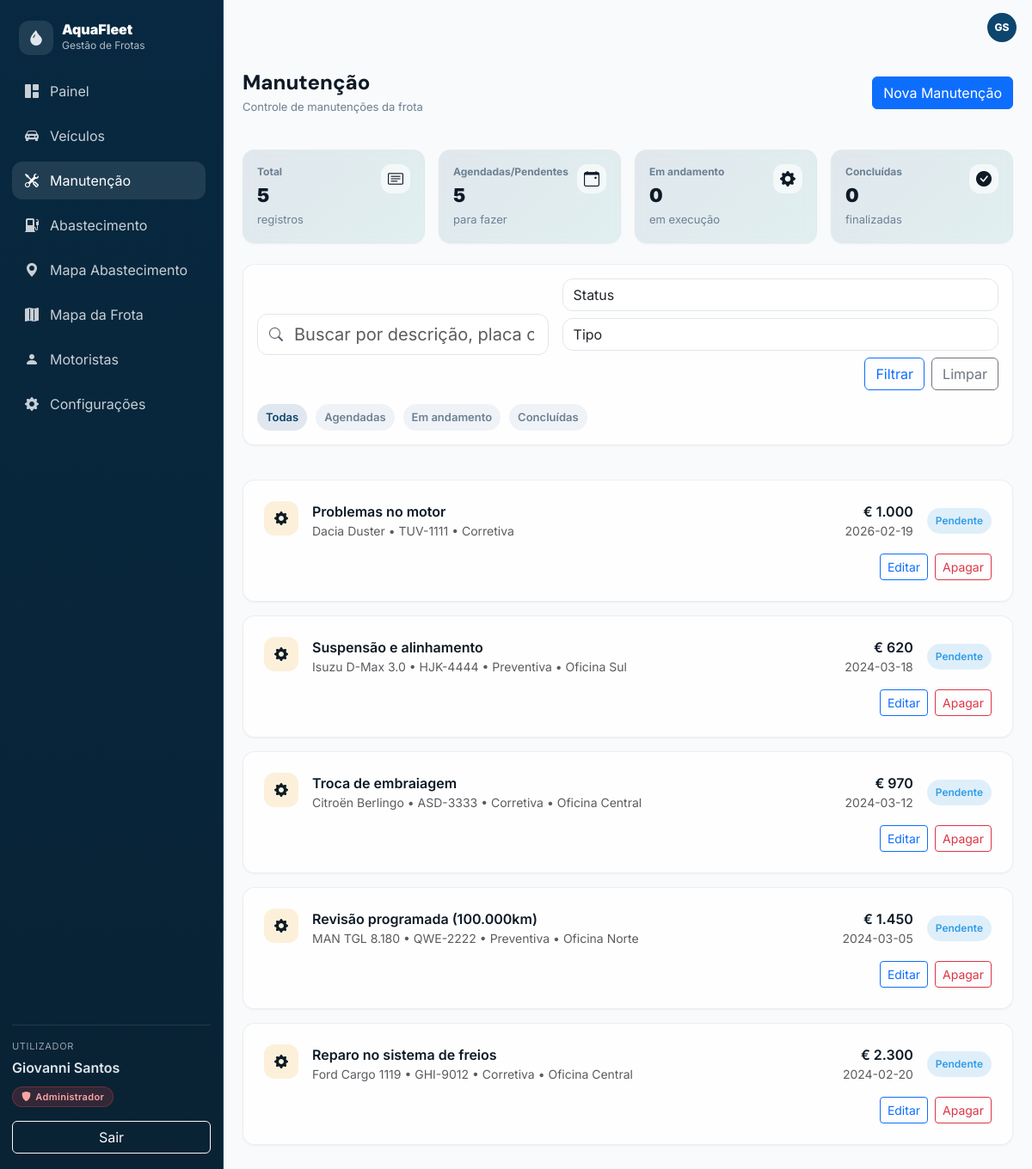
The page /manutencao/index.php (signed in) on the database its author committed.
### tables this page shows
CREATE TABLE `manutencoes` (
  `id` int(10) UNSIGNED NOT NULL,
  `viatura_id` int(10) UNSIGNED NOT NULL,
  `tipo` enum('Preventiva','Corretiva','Inspeção','Pneus','Óleo','Outro') NOT NULL DEFAULT 'Outro',
  `descricao` varchar(255) NOT NULL,
  `data_inicio` date NOT NULL,
  `data_fim` date DEFAULT NULL,
  `custo` decimal(10,2) DEFAULT NULL,
  `oficina` varchar(120) DEFAULT NULL,
  `status` enum('Agendada','Pendente','Em andamento','Concluída','Cancelada') NOT NULL DEFAULT 'Agendada',
  `criado_em` timestamp NOT NULL DEFAULT current_timestamp()
);

CREATE TABLE `viaturas` (
  `id` int(10) UNSIGNED NOT NULL,
  `matricula` varchar(20) NOT NULL,
  `marca_modelo` varchar(120) NOT NULL,
  `tipo` enum('Ligeiro','Pick-up','Carrinha','Camião','Elétrico','Outro') NOT NULL DEFAULT 'Ligeiro',
  `combustivel` enum('Diesel','Gasolina','Elétrico','Híbrido','Outro') NOT NULL DEFAULT 'Diesel',
  `quilometragem` int(10) UNSIGNED NOT NULL DEFAULT 0,
  `estado` enum('Disponível','Atribuída','Em Manutenção','Inativo') NOT NULL DEFAULT 'Disponível',
  `observacoes` text DEFAULT NULL,
  `infraestrutura_id` int(11) DEFAULT NULL,
  `criado_em` timestamp NOT NULL DEFAULT current_timestamp(),
  `atualizado_em` timestamp NOT NULL DEFAULT current_timestamp() ON UPDATE current_timestamp()
);

### inc/auth.php (called while the page is built, shortened)
<?php
function perfil_atual(): string {
  return strtolower(trim($_SESSION['user_perfil'] ?? 'operario'));
}

### manutencao/index.php (the view, shortened to what this page needs)
<?php
require_once __DIR__ . "/../inc/auth.php";
require_once __DIR__ . "/../inc/database.php";
require_once __DIR__ . "/../inc/header.php";
function h($s) { return htmlspecialchars((string)$s, ENT_QUOTES, 'UTF-8'); }
function qs(array $extra = []) {
  $base = $_GET;
  foreach ($extra as $k => $v) {
    if ($v === null) unset($base[$k]);
    else $base[$k] = $v;
  }
  $q = http_build_query($base);
  return $q ? ('?' . $q) : '';
}
function pillClassMan($status) {
  $e = mb_strtolower(trim((string)$status));
  if ($e === 'agendada' || $e === 'pendente' || $e === 'scheduled') return 'pill-info';
  return 'pill-info';
}
$q = trim($_GET['q'] ?? '');
$status = trim($_GET['status'] ?? '');
$kpiTotal = 0;
$kpiAg = 0;
$kpiAnd = 0;
$kpiConc = 0;
$rows = [];
$r1 = mysqli_query($ligacao, "SELECT COUNT(*) AS t FROM manutencoes");
if ($r1) $kpiTotal = (int)(mysqli_fetch_assoc($r1)['t'] ?? 0);
$r2 = mysqli_query($ligacao, "SELECT COUNT(*) AS t FROM manutencoes WHERE status IN ('Agendada','Pendente','scheduled')");
if ($r2) $kpiAg = (int)(mysqli_fetch_assoc($r2)['t'] ?? 0);
$r3 = mysqli_query($ligacao, "SELECT COUNT(*) AS t FROM manutencoes WHERE status IN ('Em andamento','in-progress')");
if ($r3) $kpiAnd = (int)(mysqli_fetch_assoc($r3)['t'] ?? 0);
$r4 = mysqli_query($ligacao, "SELECT COUNT(*) AS t FROM manutencoes WHERE status IN ('Concluída','Concluida','Concluído','Concluido')");
if ($r4) $kpiConc = (int)(mysqli_fetch_assoc($r4)['t'] ?? 0);
$sql = "SELECT
          m.id, m.viatura_id, m.tipo, m.descricao, m.data_inicio, m.data_fim, m.custo, m.oficina, m.status, m.criado_em,
          v.matricula, v.marca_modelo
        FROM manutencoes m
        LEFT JOIN viaturas v ON v.id = m.viatura_id";
$sql .= " ORDER BY m.data_inicio DESC, m.id DESC";
$res = mysqli_query($ligacao, $sql);
if ($res) while ($row = mysqli_fetch_assoc($res)) $rows[] = $row;
?>
<div class="page-max-6xl space-y-6">
  <div class="d-flex flex-column flex-md-row align-items-start align-items-md-center justify-content-between gap-3">
    <div>
      <h1 class="page-title">Manutenção</h1>
      <div class="page-subtitle">Controle de manutenções da frota</div>
    </div>
    <div class="d-flex align-items-center gap-2 flex-wrap">
      <?php if (in_array(perfil_atual(), ['admin', 'gestor'], true)): ?>
        <a href="create.php" class="btn btn-primary">Nova Manutenção</a>
      <?php endif; ?>
    </div>
  </div>
  <div class="row g-3">
    <div class="col-12 col-sm-6 col-lg-3">
      <div class="glass-card stat-gradient p-3 h-100">
        <div class="d-flex justify-content-between align-items-start">
          <div>
            <div class="kpi-label">Total</div>
            <div class="kpi-value"><?php echo (int)$kpiTotal; ?></div>
            <div class="kpi-sub">registros</div>
          </div>
          <div class="kpi-ico"><i class="bi bi-card-text"></i></div>
        </div>
      </div>
    </div>
    <div class="col-12 col-sm-6 col-lg-3">
      <div class="glass-card stat-gradient p-3 h-100">
        <div class="d-flex justify-content-between align-items-start">
          <div>
            <div class="kpi-label">Agendadas/Pendentes</div>
            <div class="kpi-value"><?php echo (int)$kpiAg; ?></div>
            <div class="kpi-sub">para fazer</div>
          </div>
          <div class="kpi-ico"><i class="bi bi-calendar-event"></i></div>
        </div>
      </div>
    </div>
    <div class="col-12 col-sm-6 col-lg-3">
      <div class="glass-card stat-gradient p-3 h-100">
        <div class="d-flex justify-content-between align-items-start">
          <div>
            <div class="kpi-label">Em andamento</div>
            <div class="kpi-value"><?php echo (int)$kpiAnd; ?></div>
            <div class="kpi-sub">em execução</div>
          </div>
          <div class="kpi-ico"><i class="bi bi-gear-fill"></i></div>
        </div>
      </div>
    </div>
    <div class="col-12 col-sm-6 col-lg-3">
      <div class="glass-card stat-gradient p-3 h-100">
        <div class="d-flex justify-content-between align-items-start">
          <div>
            <div class="kpi-label">Concluídas</div>
            <div class="kpi-value"><?php echo (int)$kpiConc; ?></div>
            <div class="kpi-sub">finalizadas</div>
          </div>
          <div class="kpi-ico"><i class="bi bi-check-circle-fill"></i></div>
        </div>
      </div>
    </div>
  </div>
  <div class="glass-card p-3">
    <div class="d-flex flex-column flex-lg-row gap-3 align-items-stretch align-items-lg-center">
      <div class="flex-grow-1">
        <div class="searchbox">
          <span class="search-ico"><i class="bi bi-search"></i></span>
          <input
            type="text"
            class="form-control form-control-lg"
            name="q"
            form="filtersForm"
            placeholder="Buscar por descrição, placa ou veículo..."
            value="<?php echo h($q); ?>"
          >
        </div>
      </div>
      <form id="filtersForm" method="get" class="d-flex gap-2 flex-wrap justify-content-lg-end">
        <select class="form-select" name="status" style="min-width: 180px;">
          <option value="">Status</option>
        </select>
        <select class="form-select" name="tipo" style="min-width: 170px;">
          <option value="">Tipo</option>
        </select>
        <button class="btn btn-outline-primary" type="submit">Filtrar</button>
        <a class="btn btn-outline-secondary" href="index.php">Limpar</a>
      </form>
    </div>
    <div class="chips mt-3">
      <a class="chip <?php echo ($status==='' ? 'active' : ''); ?>" href="index.php<?php echo qs(['status'=>null]); ?>">Todas</a>
      <a class="chip <?php echo ($status==='Agendada' ? 'active' : ''); ?>" href="index.php<?php echo qs(['status'=>'Agendada']); ?>">Agendadas</a>
      <a class="chip <?php echo ($status==='Em andamento' ? 'active' : ''); ?>" href="index.php<?php echo qs(['status'=>'Em andamento']); ?>">Em andamento</a>
      <a class="chip <?php echo ($status==='Concluída' ? 'active' : ''); ?>" href="index.php<?php echo qs(['status'=>'Concluída']); ?>">Concluídas</a>
    </div>
  </div>
  <div class="row g-3">
    <?php if (count($rows) > 0): ?>
      <?php foreach ($rows as $m): ?>
        <?php
          $mid = (int)$m['id'];
          $desc = (string)($m['descricao'] ?? 'Manutenção');
          $tipoM = (string)($m['tipo'] ?? '—');
          $ini = (string)($m['data_inicio'] ?? '—');
          $custo = (float)($m['custo'] ?? 0);
          $oficina = (string)($m['oficina'] ?? '');
          $st = (string)($m['status'] ?? '—');
          $pill = pillClassMan($st);
          $mat = (string)($m['matricula'] ?? '-');
          $nomeV = (string)($m['marca_modelo'] ?? '');
        ?>
        <div class="col-12">
          <div class="glass-card p-4">
            <div class="d-flex align-items-start justify-content-between gap-3">
              <div class="d-flex gap-3 align-items-start">
                <div class="list-ico warn" style="width:40px;height:40px;"><i class="bi bi-gear-fill"></i></div>
                <div class="min-w-0">
                  <div class="fw-semibold"><?php echo h($desc); ?></div>
                  <div class="small text-muted">
                    <?php echo h($nomeV ?: 'Veículo'); ?> • <?php echo h($mat); ?>
                    • <?php echo h($tipoM); ?>
                    <?php if ($oficina !== ''): ?> • <?php echo h($oficina); ?><?php endif; ?>
                  </div>
                </div>
              </div>
              <div class="d-flex align-items-center gap-3 flex-wrap justify-content-end">
                <div class="text-end">
                  <div class="fw-semibold">€ <?php echo number_format($custo, 0, ',', '.'); ?></div>
                  <div class="small text-muted">
                    <?php echo h($ini); ?>
                  </div>
                </div>
                <span class="pill <?php echo h($pill); ?>"><?php echo h($st); ?></span>
              </div>
            </div>
            <div class="d-flex justify-content-end gap-2 mt-3">
              <?php if (in_array(perfil_atual(), ['admin', 'gestor'], true)): ?>
                <a class="btn btn-sm btn-outline-primary" href="edit.php?id=<?php echo $mid; ?>">Editar</a>
                <a class="btn btn-sm btn-outline-danger" href="delete.php?id=<?php echo $mid; ?>">Apagar</a>
              <?php endif; ?>
            </div>
          </div>
        </div>
      <?php endforeach; ?>
    <?php else: ?>
      <div class="col-12">
        <div class="glass-card p-4 text-center text-muted">Nenhuma manutenção encontrada.</div>
      </div>
    <?php endif; ?>
  </div>
</div>
<?php
require_once __DIR__ . "/../inc/footer.php";
?>

### css/style_css/style.css (style rules this page uses)
:root { --background: hsl(210 20% 98%); --foreground: hsl(210 50% 10%); --card: hsl(0 0% 100%); --border: hsl(210 20% 90%); --primary: hsl(205 80% 24%); --muted: hsl(210 20% 94%); --muted-foreground: hsl(210 15% 50%); --success: hsl(152 60% 40%); --warning: hsl(38 92% 50%); --info: hsl(205 80% 55%); --danger: hsl(0 72% 51%); --sidebar: hsl(205 80% 14%); --sidebar-accent: hsl(205 70% 20%); --sidebar-foreground: hsl(210 20% 90%); --radius: 14px; }
* { box-sizing: border-box; }
body { background: var(--background); color: var(--foreground); font-family: Inter, sans-serif; margin:0; }
h1,h2,h3,h4,h5,h6 { font-family: "DM Sans", sans-serif; }
.page-max-6xl { max-width: 1152px; margin: 0 auto; }
.space-y-6 > * + * { margin-top: 24px; }
.page-title { font-size:24px; font-weight:800; margin:0; }
.page-subtitle { color: var(--muted-foreground); font-size:13px; margin-top:4px; }
.glass-card { background: rgba(255,255,255,.80); backdrop-filter: blur(8px); border: 1px solid rgba(226,232,240,.7); box-shadow: 0 1px 2px rgba(15,23,42,.05); border-radius: 14px; }
.stat-gradient { background: linear-gradient(135deg, rgba(13,71,121,.10), rgba(13,148,136,.10)); }
.pill { display:inline-flex; align-items:center; gap:6px; padding: 6px 10px; border-radius: 999px; font-size:12px; font-weight:600; white-space:nowrap; }
.pill-info { background: rgba(52,152,219,.15); color: var(--info); }
.form-control, .form-select { border-radius: 12px; border-color: var(--border); background: rgba(255,255,255,.92); }
.min-w-0 { min-width: 0; }
.searchbox { position: relative; }
.search-ico { position:absolute; left:14px; top:50%; transform: translateY(-50%); opacity:.7; }
.searchbox .form-control { padding-left: 42px; }
.chips { display:flex; flex-wrap: wrap; gap: 10px; }
.chip { display:inline-flex; align-items:center; padding: 6px 10px; border-radius: 999px; background: rgba(226,232,240,.55); color: var(--muted-foreground); text-decoration:none; font-weight:600; font-size: 13px; }
.chip.active { background: rgba(13,71,121,.12); color: var(--primary); }
.kpi-label { font-size: 12px; color: var(--muted-foreground); font-weight: 700; }
.kpi-value { font-size: 22px; font-weight: 900; margin-top: 2px; }
.kpi-sub { font-size: 13px; color: var(--muted-foreground); margin-top: 2px; }
.kpi-ico { width: 34px; height: 34px; border-radius: 12px; background: rgba(255,255,255,.6); display:flex; align-items:center; justify-content:center; font-size: 16px; }
.list-ico { width: 34px; height: 34px; border-radius: 12px; background: rgba(52,152,219,.15); display:flex; align-items:center; justify-content:center; font-size: 15px; }
.list-ico.warn { background: rgba(245,158,11,.15); }
html, body { height: 100%; }
body { margin: 0; overflow: hidden; }
.brand-badge i, .nav-ico i, .kpi-ico i, .list-ico i, .driver-ico i, .icon-box i { line-height: 1; display: inline-flex; align-items: center; justify-content: center; }
.kpi-ico i { font-size: 18px; }
.list-ico i { font-size: 16px; }

### rows shown on the page
manutencoes: descricao "Problemas no motor", viatura.marca_modelo "Dacia Duster", viatura.matricula "TUV-1111", tipo "Corretiva", custo "1.000", data_inicio "2026-02-19", status "Pendente"
manutencoes: descricao "Suspensão e alinhamento", viatura.marca_modelo "Isuzu D-Max 3.0", viatura.matricula "HJK-4444", tipo "Preventiva", oficina "Oficina Sul", custo "620", data_inicio "2024-03-18", status "Pendente"
manutencoes: descricao "Troca de embraiagem", viatura.marca_modelo "Citroën Berlingo", viatura.matricula "ASD-3333", tipo "Corretiva", oficina "Oficina Central", custo "970", data_inicio "2024-03-12", status "Pendente"
manutencoes: descricao "Revisão programada (100.000km)", viatura.marca_modelo "MAN TGL 8.180", viatura.matricula "QWE-2222", tipo "Preventiva", oficina "Oficina Norte", custo "1.450", data_inicio "2024-03-05", status "Pendente"
manutencoes: descricao "Reparo no sistema de freios", viatura.marca_modelo "Ford Cargo 1119", viatura.matricula "GHI-9012", tipo "Corretiva", oficina "Oficina Central", custo "2.300", data_inicio "2024-02-20", status "Pendente"

### other values the page prints
$_SESSION['user_nome'] "Giovanni Santos"
$badge_label "Administrador"
$iniciais "GS"
$kpiTotal "5"
$kpiAg "5"
$kpiAnd "0"
$kpiConc "0"
